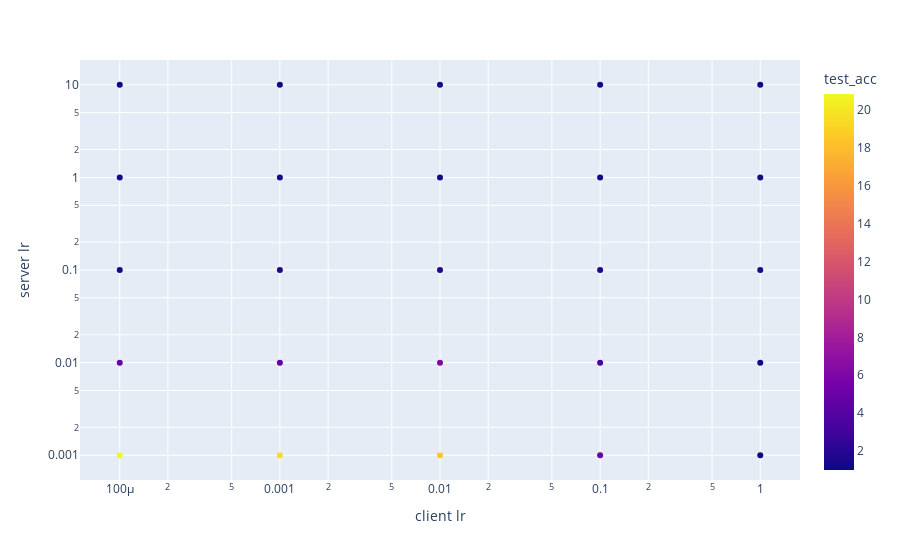

Notebook code for this chart:
### Code cell
import plotly.express as px
import plotly.graph_objects as go
df_tmp = df[(df['server opt'] == 'Adam') & (df['groupnorm'] == False)]
import plotly.express as px
# df = px.data.gapminder()

fig = px.scatter(df_tmp, x="client lr", y="server lr", 
	         color="test_acc", log_x=True, log_y=True, size_max=60)
fig.show()
# fig = px.imshow(np.array(df_tmp['test_acc']).reshape((5,5)),
#                                 x=[str(s) for s in df_tmp['client lr'].unique()],
#                                 y=[str(s) for s in df_tmp['server lr'].unique()],
#          )
# fig.show()

### Figure 1 — Plotly figure (JSON) as saved in the notebook; plotly's stock layout.template omitted (floating-point values rounded to 4 significant figures)
{"data": [{"hovertemplate": "client lr=%{x}<br>server lr=%{y}<br>test_acc=%{marker.color}<extra></extra>", "legendgroup": "", "marker": {"color": [20.84, 19.57, 18.47, 4.81, 1, 4.78, 4.52, 6.11, 3.35, 1.34, 1.41, 1.68, 1.77, 1.67, 1.59, 1.54, 1.61, 1.42, 1.31, 1.42, 1.16, 1.08, 1.48, 1.16, 1.19], "coloraxis": "coloraxis", "symbol": "circle"}, "mode": "markers", "name": "", "orientation": "v", "showlegend": false, "type": "scatter", "x": [0.0001, 0.001, 0.01, 0.1, 1, 0.0001, 0.001, 0.01, 0.1, 1, 0.0001, 0.001, 0.01, 0.1, 1, 0.0001, 0.001, 0.01, 0.1, 1, 0.0001, 0.001, 0.01, 0.1, 1], "xaxis": "x", "y": [0.001, 0.001, 0.001, 0.001, 0.001, 0.01, 0.01, 0.01, 0.01, 0.01, 0.1, 0.1, 0.1, 0.1, 0.1, 1, 1, 1, 1, 1, 10, 10, 10, 10, 10], "yaxis": "y"}], "layout": {"autosize": true, "coloraxis": {"colorbar": {"title": {"text": "test_acc"}}, "colorscale": [[0, "#0d0887"], [0.1111, "#46039f"], [0.2222, "#7201a8"], [0.3333, "#9c179e"], [0.4444, "#bd3786"], [0.5556, "#d8576b"], [0.6667, "#ed7953"], [0.7778, "#fb9f3a"], [0.8889, "#fdca26"], [1, "#f0f921"]]}, "legend": {"tracegroupgap": 0}, "margin": {"t": 60}, "xaxis": {"anchor": "y", "autorange": true, "domain": [0, 1], "range": [-4.239, 0.239], "title": {"text": "client lr"}, "type": "log"}, "yaxis": {"anchor": "x", "autorange": true, "domain": [0, 1], "range": [-3.284, 1.284], "title": {"text": "server lr"}, "type": "log"}}}
